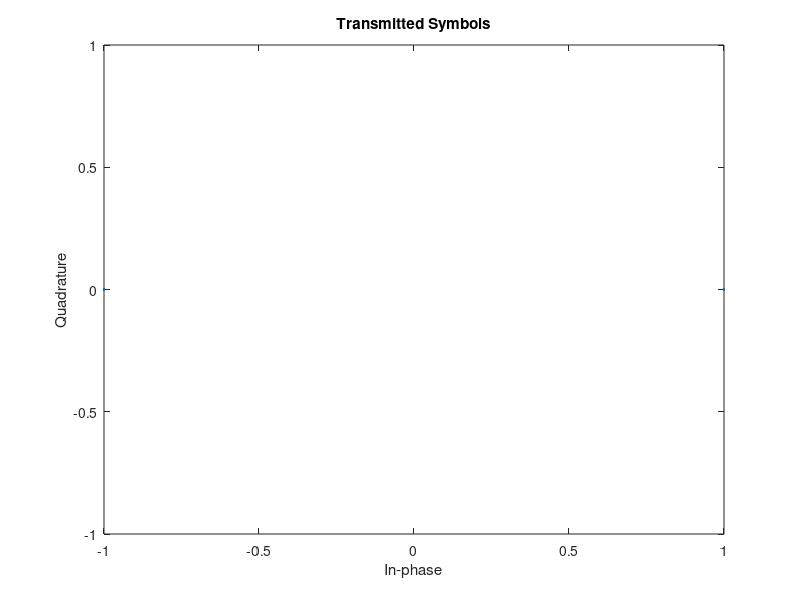
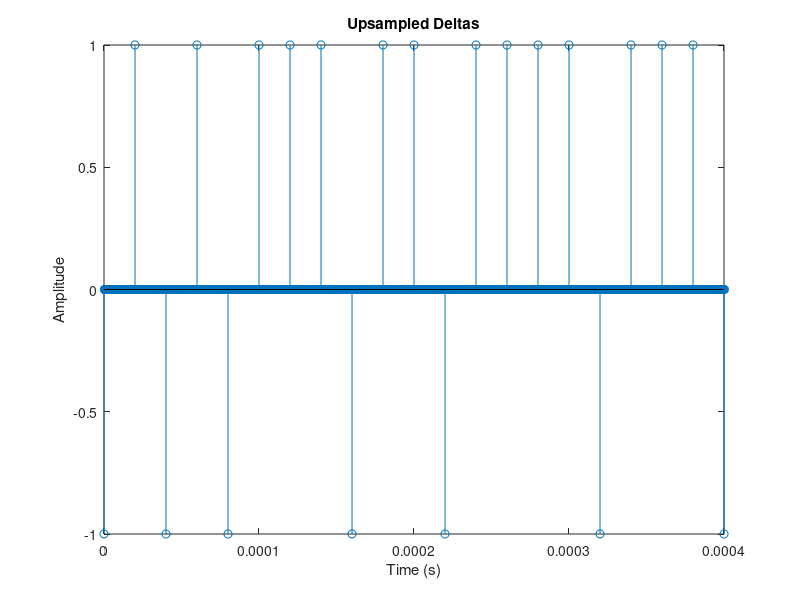
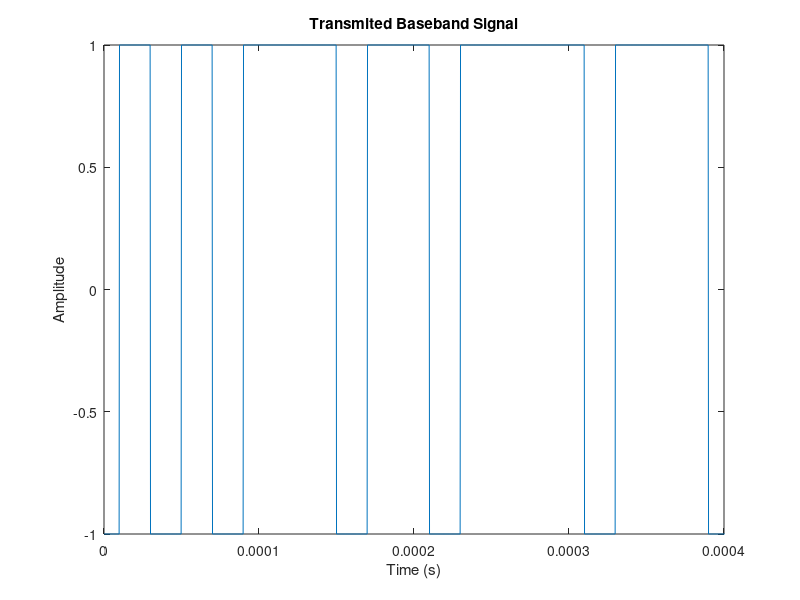
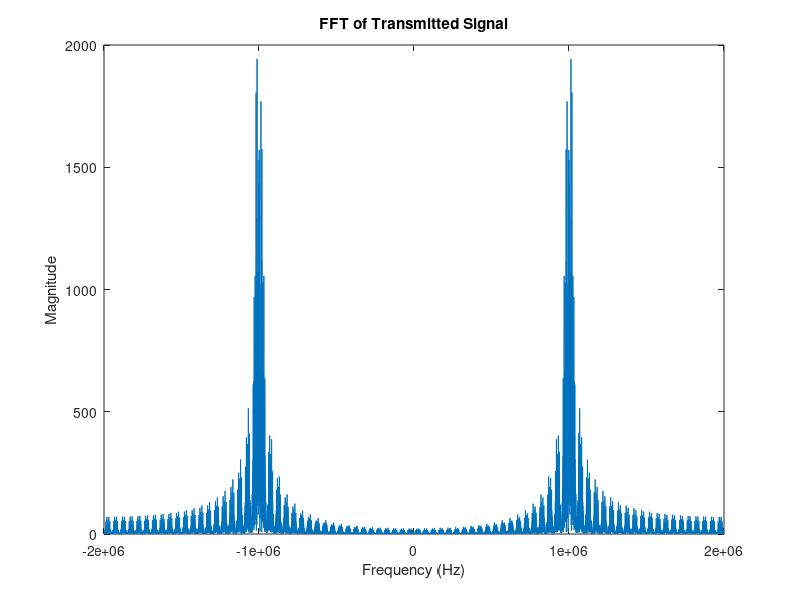

These charts were generated, in order, by the following MATLAB code: (Note: this script raises an error after producing the figures.)
%% Simulation Setup

Fc = 1e6; % Carrier frequency in Hz
Fs = 4e6; % Sampling rate
Rs = 50e3; % Symbol rate in symbols/sec (baud)
B = 40e3; % Bandwidth

sps = Fs / Rs; % Number of samples per symbol
num_symbols = 296; % Number of symbols/bits to send
num_samples = num_symbols * sps; % Number of discrete samples

% Use these guys for plotting
t = linspace(0, num_symbols / Rs, num_samples); % Time variable
f = linspace(-Fs/2,Fs/2, num_samples); % Frequency variable

% Clear all previous figures before starting
close all;

%% Mapping Bits to Symbols

% Below are the bits for the binary message that we want to send

bits = [0 1 0 1 0 1 1 1 0 1 1 0 1 1 1 1 0 1 1 1 0 1 1 1 0 0 1 0 0 0 0 0 0 1,... 
        0 0 1 0 0 1 0 0 1 0 0 0 0 0 0 1 0 0 1 1 0 0 0 1 1 0 1 1 1 1 0 1 1 1,... 
        0 1 1 0 0 1 1 0 0 1 0 1 0 0 1 0 0 0 0 0 0 1 0 1 0 1 1 1 0 1 0 1 0 0,... 
        1 0 0 1 0 0 0 0 0 1 0 1 0 1 0 0 0 0 0 0 1 0 0 0 0 0 0 1 0 1 0 0 1 1,... 
        0 1 1 0 1 1 1 1 0 0 1 0 0 0 0 0 0 1 0 0 1 1 0 1 0 1 1 1 0 1 0 1 0 1,... 
        1 0 0 0 1 1 0 1 1 0 1 0 0 0 0 0 1 0 0 0 0 0 0 1 0 1 0 1 0 0 0 1 1 0,... 
        1 0 0 0 0 1 1 0 1 0 0 1 0 1 1 1 0 0 1 1 0 0 1 0 0 0 0 0 0 1 0 0 1 0,... 
        0 1 0 1 1 1 0 0 1 1 0 0 1 0 0 0 0 0 0 1 0 0 0 0 1 1 0 1 1 0 1 1 1 1,... 
        0 1 1 0 1 1 1 1 0 1 1 0 1 1 0 0 0 0 1 0 0 0 0 1];

% PSA: For the outlined steps in the starter code, each step may take one or
% many lines of code to implement. I only included the "symbols = ?" in the next
% step (and similarly for future steps) so that variable names are consistent
% among students for easier debugging.

% Also, I suggest commenting out all of the steps following your current
% one so you can actually run the code. The command to comment and
% uncomment blocks of code is Ctrl+R and Ctrl+T respectively

% TODO 1.1.1: Convert to BPSK Symbols (1's and -1's)
symbols = bits;
symbols(symbols == 0) = -1;

% Visualize BPSK Symbols in a Constellation Diagram
scatterplot(symbols);
title("Transmitted Symbols");

%% Represent Symbols as Time Shifted Deltas

% TODO 1.2.1: Use upsample to form a delta train
deltas = upsample(symbols, sps);

% Visualize Deltas (xlimited to only first ~20 symbols)
figure;
stem(t, deltas);
title("Upsampled Deltas");
xlabel('Time (s)');
ylabel('Amplitude');
xlim([0, 0.0004]);

%% Filter Deltas with Transmitter Filter

% TODO 1.3.1: Generate rectangular pulse shape filter
ps_filter = ones(1, sps);

% TODO 2.2: Replace the rect with an SRRC as the pulse shape filter 
% (ignore this if you are not at assignment section 2 yet)

% TODO 1.3.2: Convolve the deltas with the rectangular window
transmited_baseband = conv(deltas, ps_filter, 'same'); 

% Visualize Transmitted Baseband Signal
figure;
plot(t, transmited_baseband);
title("Transmited Baseband Signal");
xlabel('Time (s)');
ylabel('Amplitude');
xlim([0, 0.0004]);

%% Modulate Baseband Signal to Passband

% TODO 1.4.1: Modulate the baseband signal to passband
complex_carrier = exp(-1i*2*pi*Fc*t);
analytic_signal = transmited_baseband .* complex_carrier;
transmitted_signal = real(analytic_signal);

% Plot the fft of the transmitted signal
figure;
plot(f, fftshift(abs(fft(transmitted_signal))));
title("FFT of Transmitted Signal");
xlabel('Frequency (Hz)');
ylabel('Magnitude');

% TODO 1.4.2: Visualize Transmitted Passband Signal 
% (From now on, you do the plotting!)
figure;
plot(t, transmitted_signal)
title("Transmited Passband Signal")
xlabel('Time (s)');
ylabel('Amplitude');
xlim([0, 0.0004]);

%% Transmit Through Wireless Channel

% TODO 2.1: Apply the channel bandlimit
% (ignore this if you are not at assignment section 2 yet)

% TODO 1.5.1: Add some AWGN to the signal
snr = 20;
received_signal = awgn(transmitted_signal, snr, 'measured');

% TODO 1.5.2: Plot the Corrupted Signal
figure;
plot(t, received_signal)
title("Received Corrupted Signal")
xlabel('Time (s)');
ylabel('Amplitude');
xlim([0, 0.0004]);

%% Demodulation

% TODO 1.6.1: Start demodulation by mixing the received signal by mixing with the sinusoids
I_ = 2 * received_signal .* cos(2*pi*Fc*t);
Q_ = 2 * received_signal .* sin(2*pi*Fc*t);

% Lowpass filter the previous results to get I and Q
I = lowpass(I_, 1.5e6, Fs);
Q = lowpass(Q_, 1.5e6, Fs);

% TODO 1.6.2: Plot the In Phase Component
figure;
plot(t, I)
title("Received In Phase Component")
xlabel('Time (s)');
ylabel('Amplitude');
xlim([0, 0.0004]);

%% Apply Receiver Impulse Response

% TODO 1.7.1: Combine I and Q components to construct the received baseband signal (I + jQ)
received_baseband = I + 1j * Q;

% TODO 1.7.2: Convolve the received baseband signal with the receiver filter
received_samples = conv(received_baseband, ps_filter, 'same');

%% Sample and Detect Symbols

% TODO 1.8.1: (Naively) sample the received signal at the symbol rate to get the received symbols
received_symbols = downsample(received_samples, sps);

% TODO 1.8.2: Visualize the received symbols in a constellation diagram (scatterplot)
scatterplot(received_symbols);
title("Received Symbols");

% TODO 1.8.3: Apply Thresholding to detect the symbols (turning them back to 1's and -1's)
received_symbols(received_symbols > 0) = 1;
received_symbols(received_symbols <= 0) = -1;

%% Map Symbols back to Bits

% TODO 1.9.1: Map the detected symbols back to bits (turn them back to 1's and 0's
detected_bits = received_symbols;
detected_bits(detected_bits == -1) = 0;

% Calculate Bit Error Rate
num_bit_errors = sum(detected_bits(1:length(bits)) ~= bits)
BER = 100 * num_bit_errors / length(bits)

%% Decode and Display Message

% If you have successfully decoded the message, you should see the message "Congrats! Simulation is complete"
s = string(detected_bits);
s = strjoin(s);
s = strrep(s, " ", "");
disp(s);
s_len = length(char(s))
inputString = char(s);
binaryString = inputString(1:end-mod(length(inputString),8));
binaryChunks = reshape(binaryString, 8, []).';
asciiChars = char(bin2dec(binaryChunks)).';
disp(asciiChars);
